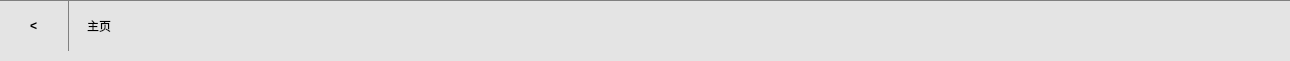
     <widget class="QFrame" name="base_navigationbar">
      <property name="styleSheet">
       <string notr="true">QFrame {
                                background-color: rgb(228, 228, 228);
                                border-top: 1px solid gray;
                                }</string>
      </property>
      <widget class="QWidget" name="horizontalLayoutWidget_2">
       <property name="geometry">
        <rect>
         <x>-1</x>
         <y>0</y>
         <width>1281</width>
         <height>52</height>
        </rect>
       </property>
       <layout class="QHBoxLayout" name="hnavigationLayout" stretch="0,121">
        <item>
         <widget class="QPushButton" name="naviBackBtn">
          <property name="minimumSize">
           <size>
            <width>70</width>
            <height>50</height>
           </size>
          </property>
          <property name="styleSheet">
           <string notr="true">QPushButton {
                                                border: none;
                                                background-color: rgb(228, 228, 228);
                                                color: black;
                                                padding: 5px;
                                                font: 18pt &quot;宋体&quot;;
                                                font-weight: bold;
                                                border-right:1px solid gray
                                                }</string>
          </property>
          <property name="text">
           <string>&lt;</string>
          </property>
         </widget>
        </item>
        <item>
         <widget class="QWidget" name="widget" native="true">
          <widget class="QWidget" name="horizontalLayoutWidget_3">
           <property name="geometry">
            <rect>
             <x>-1</x>
             <y>0</y>
             <width>1211</width>
             <height>52</height>
            </rect>
           </property>
           <layout class="QHBoxLayout" name="horizontalLayout">
            <item>
             <widget class="QPushButton" name="naviBtn_l">
              <property name="minimumSize">
               <size>
                <width>50</width>
                <height>50</height>
               </size>
              </property>
              <property name="sizeIncrement">
               <size>
                <width>0</width>
                <height>0</height>
               </size>
              </property>
              <property name="styleSheet">
               <string notr="true">QPushButton {
                                                                font: 14pt &quot;微软雅黑&quot;;
                                                                border: none;
                                                                background-color: rgb(228, 228,
                                                                228);
                                                                }
                                                            </string>
              </property>
              <property name="text">
               <string>主页</string>
              </property>
             </widget>
            </item>
            <item>
             <widget class="QLabel" name="naviDirectoryBtn">
              <property name="styleSheet">
               <string notr="true">QLabel {
                                                                font: 14pt &quot;微软雅黑&quot;;
                                                                }</string>
              </property>
              <property name="text">
               <string/>
              </property>
             </widget>
            </item>
            <item>
             <spacer name="hNavilSpacer">
              <property name="orientation">
               <enum>Qt::Horizontal</enum>
              </property>
              <property name="sizeHint" stdset="0">
               <size>
                <width>40</width>
                <height>20</height>
               </size>
              </property>
             </spacer>
            </item>
            <item>
             <widget class="QPushButton" name="naviHelpBtn">
              <property name="minimumSize">
               <size>
                <width>50</width>
                <height>50</height>
               </size>
              </property>
              <property name="baseSize">
               <size>
                <width>40</width>
                <height>40</height>
               </size>
              </property>
              <property name="styleSheet">
               <string notr="true">QPushButton {
                                                                border: none;
                                                                background-color: rgb(228, 228,
                                                                228);
                                                                color: black;
                                                                padding: 5px;
                                                                }</string>
              </property>
              <property name="text">
               <string/>
              </property>
              <property name="icon">
               <iconset>
                <normalon>:/base_assets/base_assets/help.png</normalon>
               </iconset>
              </property>
              <property name="iconSize">
               <size>
                <width>40</width>
                <height>40</height>
               </size>
              </property>
             </widget>
            </item>
            <item>
             <widget class="QPushButton" name="naviSettingBtn">
              <property name="minimumSize">
               <size>
                <width>50</width>
                <height>50</height>
               </size>
              </property>
              <property name="styleSheet">
               <string notr="true">QPushButton {
                                                                border: none;
                                                                background-color: rgb(228, 228,
                                                                228);
                                                                color: black;
                                                                padding: 5px;
                                                                }</string>
              </property>
              <property name="text">
               <string/>
              </property>
              <property name="icon">
               <iconset>
                <normalon>:/base_assets/base_assets/setting.png</normalon>
               </iconset>
              </property>
              <property name="iconSize">
               <size>
                <width>40</width>
                <height>40</height>
               </size>
              </property>
             </widget>
            </item>
            <item>
             <widget class="QPushButton" name="naviHamburgerBtn">
              <property name="minimumSize">
               <size>
                <width>50</width>
                <height>50</height>
               </size>
              </property>
              <property name="styleSheet">
               <string notr="true">QPushButton {
                                                                border: none;
                                                                background-color: rgb(228, 228,
                                                                228);
                                                                color: black;
                                                                padding: 5px;
                                                                }</string>
              </property>
              <property name="text">
               <string/>
              </property>
              <property name="icon">
               <iconset>
                <normalon>:/base_assets/base_assets/hamburger.png</normalon>
               </iconset>
              </property>
              <property name="iconSize">
               <size>
                <width>40</width>
                <height>40</height>
               </size>
              </property>
             </widget>
            </item>
            <item>
             <spacer name="hNavilMarginSpacer">
              <property name="orientation">
               <enum>Qt::Horizontal</enum>
              </property>
              <property name="sizeType">
               <enum>QSizePolicy::Fixed</enum>
              </property>
              <property name="sizeHint" stdset="0">
               <size>
                <width>20</width>
                <height>20</height>
               </size>
              </property>
             </spacer>
            </item>
           </layout>
          </widget>
         </widget>
        </item>
       </layout>
      </widget>
     </widget>
